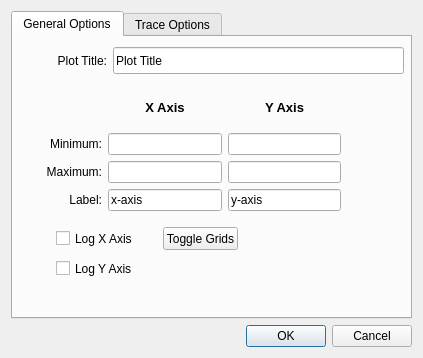
<ui version="4.0" >
 <class>Plot_Options_Dialog</class>
 <widget class="QDialog" name="Plot_Options_Dialog" >
  <property name="windowModality" >
   <enum>Qt::WindowModal</enum>
  </property>
  <property name="geometry" >
   <rect>
    <x>0</x>
    <y>0</y>
    <width>423</width>
    <height>358</height>
   </rect>
  </property>
  <property name="focusPolicy" >
   <enum>Qt::TabFocus</enum>
  </property>
  <property name="windowTitle" >
   <string>Plot Options</string>
  </property>
  <layout class="QVBoxLayout" >
   <item>
    <widget class="QTabWidget" name="tabWidget" >
     <property name="minimumSize" >
      <size>
       <width>0</width>
       <height>30</height>
      </size>
     </property>
     <property name="currentIndex" >
      <number>0</number>
     </property>
     <widget class="QWidget" name="gen_options_tab" >
      <attribute name="title" >
       <string>General Options</string>
      </attribute>
      <widget class="QWidget" name="layoutWidget" >
       <property name="geometry" >
        <rect>
         <x>33</x>
         <y>50</y>
         <width>295</width>
         <height>124</height>
        </rect>
       </property>
       <layout class="QGridLayout" >
        <item row="0" column="1" >
         <widget class="QLabel" name="label_3" >
          <property name="font" >
           <font>
            <pointsize>10</pointsize>
            <weight>75</weight>
            <bold>true</bold>
           </font>
          </property>
          <property name="text" >
           <string>X Axis</string>
          </property>
          <property name="alignment" >
           <set>Qt::AlignCenter</set>
          </property>
         </widget>
        </item>
        <item row="0" column="2" >
         <widget class="QLabel" name="label_4" >
          <property name="font" >
           <font>
            <pointsize>10</pointsize>
            <weight>75</weight>
            <bold>true</bold>
           </font>
          </property>
          <property name="text" >
           <string>Y Axis</string>
          </property>
          <property name="alignment" >
           <set>Qt::AlignCenter</set>
          </property>
         </widget>
        </item>
        <item row="1" column="0" >
         <widget class="QLabel" name="min_label" >
          <property name="text" >
           <string>Minimum:</string>
          </property>
          <property name="alignment" >
           <set>Qt::AlignRight|Qt::AlignTrailing|Qt::AlignVCenter</set>
          </property>
         </widget>
        </item>
        <item row="1" column="1" >
         <widget class="QLineEdit" name="xmin_lineEdit" >
          <property name="text" >
           <string/>
          </property>
         </widget>
        </item>
        <item row="1" column="2" >
         <widget class="QLineEdit" name="ymin_lineEdit" />
        </item>
        <item row="2" column="0" >
         <widget class="QLabel" name="max_label" >
          <property name="text" >
           <string>Maximum:</string>
          </property>
          <property name="alignment" >
           <set>Qt::AlignRight|Qt::AlignTrailing|Qt::AlignVCenter</set>
          </property>
         </widget>
        </item>
        <item row="2" column="1" >
         <widget class="QLineEdit" name="xmax_lineEdit" />
        </item>
        <item row="2" column="2" >
         <widget class="QLineEdit" name="ymax_lineEdit" />
        </item>
        <item row="3" column="0" >
         <widget class="QLabel" name="axis_text_label" >
          <property name="text" >
           <string>Label:</string>
          </property>
          <property name="alignment" >
           <set>Qt::AlignRight|Qt::AlignTrailing|Qt::AlignVCenter</set>
          </property>
         </widget>
        </item>
        <item row="3" column="1" >
         <widget class="QLineEdit" name="xlabel_lineEdit" >
          <property name="text" >
           <string>x-axis</string>
          </property>
         </widget>
        </item>
        <item row="3" column="2" >
         <widget class="QLineEdit" name="ylabel_lineEdit" >
          <property name="text" >
           <string>y-axis</string>
          </property>
         </widget>
        </item>
       </layout>
      </widget>
      <widget class="QCheckBox" name="logy_cb" >
       <property name="geometry" >
        <rect>
         <x>43</x>
         <y>220</y>
         <width>83</width>
         <height>23</height>
        </rect>
       </property>
       <property name="text" >
        <string>Log Y Axis</string>
       </property>
      </widget>
      <widget class="QLabel" name="plot_title_label" >
       <property name="geometry" >
        <rect>
         <x>33</x>
         <y>10</y>
         <width>61</width>
         <height>27</height>
        </rect>
       </property>
       <property name="text" >
        <string>Plot Title:</string>
       </property>
       <property name="alignment" >
        <set>Qt::AlignRight|Qt::AlignTrailing|Qt::AlignVCenter</set>
       </property>
      </widget>
      <widget class="QCheckBox" name="logx_cb" >
       <property name="geometry" >
        <rect>
         <x>43</x>
         <y>190</y>
         <width>83</width>
         <height>23</height>
        </rect>
       </property>
       <property name="text" >
        <string>Log X Axis</string>
       </property>
      </widget>
      <widget class="QLineEdit" name="plottitle_lineEdit" >
       <property name="geometry" >
        <rect>
         <x>100</x>
         <y>10</y>
         <width>291</width>
         <height>27</height>
        </rect>
       </property>
       <property name="text" >
        <string>Plot Title</string>
       </property>
      </widget>
      <widget class="QPushButton" name="toggleGrid_btn" >
       <property name="geometry" >
        <rect>
         <x>150</x>
         <y>190</y>
         <width>75</width>
         <height>23</height>
        </rect>
       </property>
       <property name="text" >
        <string>Toggle Grids</string>
       </property>
      </widget>
     </widget>
     <widget class="QWidget" name="trace_options_tab" >
      <attribute name="title" >
       <string>Trace Options</string>
      </attribute>
      <layout class="QGridLayout" >
       <item rowspan="4" row="0" column="0" >
        <layout class="QGridLayout" >
         <item row="0" column="0" >
          <widget class="QLabel" name="label_11" >
           <property name="text" >
            <string>Active Plot Traces</string>
           </property>
          </widget>
         </item>
         <item row="1" column="0" >
          <widget class="QListWidget" name="activePlotListWidget" />
         </item>
        </layout>
       </item>
       <item row="0" column="1" >
        <widget class="QLabel" name="label" >
         <property name="text" >
          <string>Line Style:</string>
         </property>
        </widget>
       </item>
       <item row="0" column="2" >
        <widget class="QComboBox" name="lstyle_comboBox" />
       </item>
       <item row="1" column="1" >
        <widget class="QLabel" name="label_8" >
         <property name="text" >
          <string>Line Width:</string>
         </property>
        </widget>
       </item>
       <item row="2" column="1" >
        <widget class="QLabel" name="label_5" >
         <property name="text" >
          <string>Marker Style:</string>
         </property>
        </widget>
       </item>
       <item row="2" column="2" >
        <widget class="QComboBox" name="mstyle_comboBox" />
       </item>
       <item row="3" column="1" >
        <widget class="QLabel" name="label_2" >
         <property name="text" >
          <string>Marker Size:</string>
         </property>
        </widget>
       </item>
       <item row="1" column="2" >
        <widget class="QDoubleSpinBox" name="lw_spinBox" >
         <property name="minimum" >
          <double>0.250000000000000</double>
         </property>
         <property name="maximum" >
          <double>50.000000000000000</double>
         </property>
         <property name="singleStep" >
          <double>0.250000000000000</double>
         </property>
         <property name="value" >
          <double>1.000000000000000</double>
         </property>
        </widget>
       </item>
       <item row="3" column="2" >
        <widget class="QDoubleSpinBox" name="ms_spinBox" >
         <property name="minimum" >
          <double>0.250000000000000</double>
         </property>
         <property name="maximum" >
          <double>50.000000000000000</double>
         </property>
         <property name="singleStep" >
          <double>0.250000000000000</double>
         </property>
         <property name="value" >
          <double>1.000000000000000</double>
         </property>
        </widget>
       </item>
       <item row="4" column="1" >
        <widget class="ColorButton" name="lineColorBtn" >
         <property name="enabled" >
          <bool>true</bool>
         </property>
         <property name="text" >
          <string>Line Color...</string>
         </property>
         <property name="toolButtonStyle" >
          <enum>Qt::ToolButtonTextBesideIcon</enum>
         </property>
        </widget>
       </item>
       <item row="4" column="2" >
        <widget class="ColorButton" name="markerColorBtn" >
         <property name="enabled" >
          <bool>true</bool>
         </property>
         <property name="text" >
          <string>Marker Color...</string>
         </property>
         <property name="toolButtonStyle" >
          <enum>Qt::ToolButtonTextBesideIcon</enum>
         </property>
        </widget>
       </item>
      </layout>
     </widget>
    </widget>
   </item>
   <item>
    <widget class="QDialogButtonBox" name="buttonBox" >
     <property name="orientation" >
      <enum>Qt::Horizontal</enum>
     </property>
     <property name="standardButtons" >
      <set>QDialogButtonBox::Cancel|QDialogButtonBox::Ok</set>
     </property>
    </widget>
   </item>
  </layout>
 </widget>
 <customwidgets>
  <customwidget>
   <class>ColorButton</class>
   <extends>QToolButton</extends>
   <header>colorbutton</header>
  </customwidget>
 </customwidgets>
 <resources/>
 <connections>
  <connection>
   <sender>buttonBox</sender>
   <signal>accepted()</signal>
   <receiver>Plot_Options_Dialog</receiver>
   <slot>accept()</slot>
   <hints>
    <hint type="sourcelabel" >
     <x>248</x>
     <y>254</y>
    </hint>
    <hint type="destinationlabel" >
     <x>157</x>
     <y>274</y>
    </hint>
   </hints>
  </connection>
  <connection>
   <sender>buttonBox</sender>
   <signal>rejected()</signal>
   <receiver>Plot_Options_Dialog</receiver>
   <slot>reject()</slot>
   <hints>
    <hint type="sourcelabel" >
     <x>316</x>
     <y>260</y>
    </hint>
    <hint type="destinationlabel" >
     <x>286</x>
     <y>274</y>
    </hint>
   </hints>
  </connection>
 </connections>
</ui>
